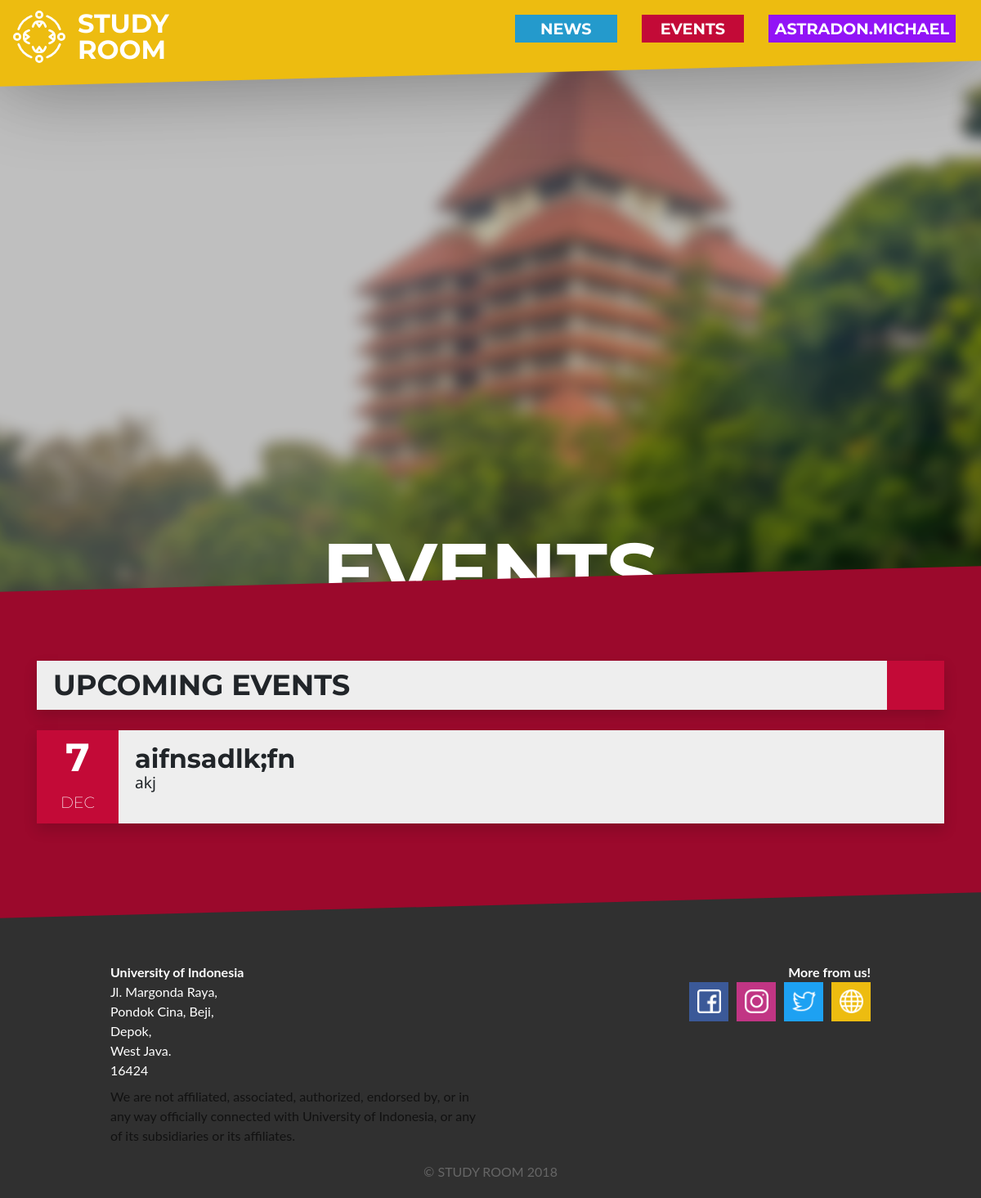
Page /event/ (signed in) on the committed database.
### register_user/models.py (models this page shows)
class UnionMember(AbstractUser):
    name = models.CharField(max_length=50, blank=False, null=True)
    email = models.EmailField(max_length=50, blank=False, null=True)
    student_id = models.PositiveIntegerField(blank=False, null=True)
    faculty = models.CharField(max_length=10, choices=FACULTIES, blank=False, null=True)
    REQUIRED_FIELDS = ['name', 'email', 'student_id', 'faculty']

### event/models.py (models this page shows, shortened)
class Event(models.Model):
    name = models.CharField(max_length=30, blank=False, null=True)
    date = models.DateField()
    location = models.CharField(max_length=50, blank=False, null=True)
    description = models.CharField(max_length=200, blank=False, null=True)
    participant_user = models.ManyToManyField(UnionMember, blank=True)
    participant_rsvp = models.ManyToManyField(RSVPMember, blank=True)

### event/views.py (the view)
# urls.py: path('', views.event, name ="event"),
def event(request):
    response = {
        'all_event': Event.objects.all().order_by("date"),
    }
    return render(request, 'event.html', response)

### templates/event.html (shortened to what this page needs)
{% extends '_base.html' %}
{% load static %}
{% block content %}
<section id="parallax">
    <div class="parallax-background"></div>
    <div class="parallax-text">
        <h1>EVENTS</h1>
    </div>
</section>
<section id="event" slant>
    <div class="event-container container">
        <div class="card shadow">
            <div class="card-flex">
                <h3 class="card-title title-bar">UPCOMING EVENTS</h3>
                <div class="header-colorbox color-event"></div>
            </div>
        </div>
        {% for event in all_event %}
        <div class="row">
            <div class="col-lg-12">
                <div class="card clickable-card event-card shadow" data-toggle="modal" data-target="#modal-event-{{ event.id }}">
                    <div class="card-flex">
                        <div class="content-colorbox color-event">
                            <div class="event-date">
                                <p>{{ event.date.day }}</p>
                            </div>
                            <div class="event-month">
                                <p>{{ event.date|date:'b'|upper }}</p>
                            </div>
                        </div>
                        <div class="card-body">
                            <h5 class="card-title news-title">
                                {{ event.name }}
                            </h5>
                            <div class="card-text news-content">
                                {{ event.location }}
                            </div>
                        </div>
                    </div>
                </div>
            </div>
        </div>
        {% endfor %}
    </div>
</section>
{% endblock %}

### templates/_navbar.html (shortened to what this page needs)
<section id="navbar fade">
    <div class="navbar-outer-content">
        <div class="navbar-inner-content">
            <nav class="navbar navbar-expand-lg color-nav">
                <a class="navbar-brand" href="{% url 'index' %}">
                    <div style="font-size: 1em;line-height: 1em;"><p style="margin:0;">STUDY<br>ROOM</p></div>
                </a>
                <div class="collapse navbar-collapse" id="navbarTogglerDemo02">
                    <ul class="navbar-nav navbar-right ml-auto mt-2 mt-lg-0">
                        <li class="nav-item news-btn" id="collapse-first"g>
                            <a class="nav-link" href="{% url 'news' %}">NEWS</a>
                        </li>
                        <li class="nav-item events-btn">
                            <a class="nav-link" href="{% url 'event' %}">EVENTS</a>
                        </li>
                        <li class="nav-item user-btn">
                            {% if user.is_authenticated %}
                            <a class="nav-link" href="{% url 'profile'%}">{{ user.username|upper }}</a>
                            {% else %}
                            <a class="nav-link" href="{% url 'login' %}">LOGIN</a>
                            {% endif %}
                        </li>
                    </ul>
                </div>
            </nav>
        </div>
    </div>
</section>

### static/css/style.css (style rules this page uses)
body { margin: 0; padding: 0; background: #303030; }
p { word-wrap: break-word; overflow-wrap: break-word; hyphens: auto; }
*[slant] { padding: 100px 0; transform: skew(0deg, -1.5deg) translateY(-120px); }
*[slant] > * { transform: skew(0deg, 1.5deg); }
.color-event { background: #C30A37; transition: 0.3s }
.card-flex { display: inline-flex; justify-content: space-between; }
.content-colorbox { height: inherit; width: 100px; min-width: 100px }
.header-colorbox { height: inherit; width: 70px; min-width: 70px; }
.card { border-radius: 0px; border-width: 0; background-color: #eee; }
.card-title { font-size: 2em; font-family: 'Montserrat', sans-serif; font-weight:700; line-height: 30px; }
.card-body { overflow-x: hidden; }
.title-bar { font-size: 2.2em; margin: 0; padding: 15px 20px; }
.navbar { background: #EDBC10; }
.navbar-brand { font-size: 2em; font-family: 'Montserrat', sans-serif; font-weight:700; color: white; transition: 0.3s; }
.navbar-outer-content { position:fixed; z-index:9999; width:100vw; pointer-events: none; }
.navbar-inner-content { position:relative; z-index:1; pointer-events:auto; }
.navbar-inner-content ul li { margin: 5px 15px; }
.navbar-inner-content ul li a { text-align: center; }
.nav-link { min-width: 125px; color: white; font-size: 1.2em; font-family: 'Montserrat', sans-serif; font-weight:700; text-align: center; padding: 3px; }
.news-btn { background-color: #249ACC; transition: 0.3s; }
.events-btn { background-color: #C30A37; transition: 0.3s; }
.user-btn { background-color: #9213F6; transition: 0.3s; }
#parallax { background: white; overflow: hidden; padding-bottom: 28px; }
.parallax-text { position: absolute; top: 45%; width:100%; text-align:center; color:white; font-weight:bold; background: transparent; pointer-events: none; font-family: 'Montserrat', sans-serif; }
.parallax-text h1 { font-size: 100px; line-height: 80px; font-weight:700; }
.parallax-background { position:relative; background-position:center; background-size:cover; background-repeat:no-repeat; background-attachment:fixed; background-image: url('/static/img/ui.jpg'); min-height:100%; opacity: 1; filter: blur(0.5rem) brightness(0.75); overflow-x: hidden; transform: scale3d(1.1, 1.1, 1.1); transition: 0.3s; }
#event { background: #9B092C; }
.news-title { margin: 0; }
.news-content { font-family: 'Noto Sans', sans-serif; font-size: 1.2em; }
.news-card, .event-card { margin-top: 25px; }
.event-date { color: white; font-size: 3em; font-family: 'Montserrat', sans-serif; font-weight:700; text-align: center; margin-bottom: 0; line-height: 1.2em; padding-top: 5px; }
.event-month { margin-top: 0; color: white; font-size: 1.2em; font-family: 'Montserrat', sans-serif; font-weight: 200; text-align: center; line-height: 1em; }
.navbar-brand { display:flex; margin-bottom: -20px; }
.brand-icon { height:64px; width:auto; margin-top: auto; margin-bottom: auto; margin-right: 15px; }
.clickable-card { box-shadow: 0 4px 8px 0 rgba(0,0,0,0); transform: scale3d(1,1,1); transition: 0.15s; cursor: pointer; }

### rows in the picture
UnionMember: username "ASTRADON.MICHAEL"
Event: date.day "7", date "DEC", name "aifnsadlk;fn", location "akj"
